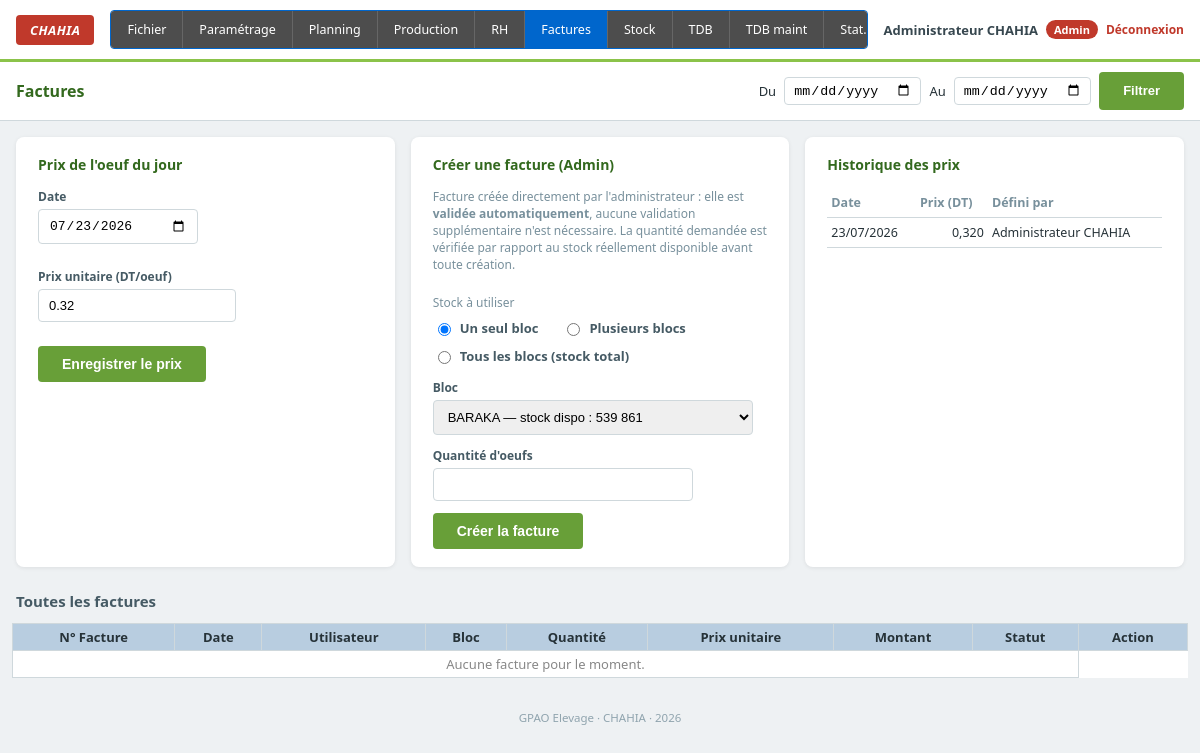
The app's page /facture.php (signed in) with its own data.
### tables this page shows
CREATE TABLE prix_oeuf (
    id             INT AUTO_INCREMENT PRIMARY KEY,
    date_prix      DATE NOT NULL,
    prix_unitaire  DECIMAL(10,3) NOT NULL,
    defini_par     INT NULL,
    UNIQUE KEY uk_date_prix (date_prix),
    FOREIGN KEY (defini_par) REFERENCES utilisateurs(id) ON DELETE SET NULL
);

CREATE TABLE utilisateurs (
    id                  INT AUTO_INCREMENT PRIMARY KEY,
    nom_utilisateur     VARCHAR(50) NOT NULL,
    mot_de_passe_hash   VARCHAR(255) NOT NULL,
    nom_complet         VARCHAR(100) NOT NULL,
    telephone           VARCHAR(30) NULL,
    email               VARCHAR(150) NULL,
    fonction            VARCHAR(60) NULL DEFAULT 'Ouvrier responsable de bloc',
    role                ENUM('admin','utilisateur') NOT NULL DEFAULT 'utilisateur',
    bloc_id             INT NULL,
    actif               TINYINT(1) NOT NULL DEFAULT 1,
    UNIQUE KEY uk_nom_utilisateur (nom_utilisateur),
    UNIQUE KEY uk_bloc_id (bloc_id),
    FOREIGN KEY (bloc_id) REFERENCES blocs(id) ON DELETE SET NULL
);

### includes/auth.php (called while the page is built, shortened)
<?php
function utilisateurConnecte(): ?array
{
    return $_SESSION['user'] ?? null;
}
function estConnecte(): bool
{
    return isset($_SESSION['user']);
}
function estAdmin(): bool
{
    return estConnecte() && $_SESSION['user']['role'] === 'admin';
}

### functions.php (called while the page is built, shortened)
<?php
function getPrixOeufJour(PDO $pdo, string $date): ?float
{
    $stmt = $pdo->prepare("SELECT prix_unitaire FROM prix_oeuf WHERE date_prix = ?");
    $stmt->execute([$date]);
    $v = $stmt->fetchColumn();
    return $v === false ? null : (float)$v;
}
function getStockBloc(PDO $pdo, int $blocId): array
{
    $stmt = $pdo->prepare("
        SELECT COALESCE(SUM(s.production_totale), 0) AS total
        FROM saisies s
        JOIN batiments b ON b.id = s.batiment_id
        WHERE b.bloc_id = ?
    ");
    $stmt->execute([$blocId]);
    $productionTotale = (float)$stmt->fetchColumn();
    $stmt = $pdo->prepare("
        SELECT COALESCE(SUM(quantite), 0) FROM factures
        WHERE bloc_id = ? AND statut IN ('en_attente','validee')
    ");
    $stmt->execute([$blocId]);
    $quantiteFacturee = (float)$stmt->fetchColumn();
    return [
        'production_totale'  => $productionTotale,
        'quantite_facturee'  => $quantiteFacturee,
        'stock_disponible'   => max(0, $productionTotale - $quantiteFacturee),
    ];
}
function getStockTousBlocs(PDO $pdo): array
{
    $blocs = $pdo->query("SELECT * FROM blocs ORDER BY nom")->fetchAll();
    $out = [];
    foreach ($blocs as $b) {
        $stock = getStockBloc($pdo, (int)$b['id']);
        $out[] = array_merge($b, $stock);
    }
    return $out;
}

### facture.php (the view, shortened to what this page needs)
<?php
require_once 'config.php';
require_once 'includes/auth.php';
require_once 'functions.php';
$activePage = 'facture';
$prixAujourdhui = getPrixOeufJour($pdo, date('Y-m-d'));
$historiquePrix = $pdo->query("SELECT p.*, u.nom_complet FROM prix_oeuf p LEFT JOIN utilisateurs u ON u.id = p.defini_par ORDER BY date_prix DESC LIMIT 15")->fetchAll();
$debutFacture   = $_GET['debut'] ?? '';
$finFacture     = $_GET['fin']   ?? '';
$filtreActif    = $debutFacture !== '' || $finFacture !== '';
if (estAdmin()) {
    $sql = "
        SELECT f.*, u.nom_complet, b.nom AS bloc_nom
        FROM factures f
        JOIN utilisateurs u ON u.id = f.utilisateur_id
        JOIN blocs b ON b.id = f.bloc_id
    ";
    $params = [];
    $sql .= ' ORDER BY f.date_facture DESC, f.id DESC';
    if (!$filtreActif) { $sql .= ' LIMIT 100'; }
    $stmt = $pdo->prepare($sql);
    $stmt->execute($params);
    $factures = $stmt->fetchAll();
}
$stocksBlocsAdmin = estAdmin() ? getStockTousBlocs($pdo) : [];
require_once 'includes/header.php';
?>
<div class="page-header">
    <h1>Factures</h1>
    <form method="get" class="date-filter no-print">
        <label for="debut">Du</label>
        <input type="date" id="debut" name="debut" value="<?= htmlspecialchars($debutFacture) ?>">
        <label for="fin">Au</label>
        <input type="date" id="fin" name="fin" value="<?= htmlspecialchars($finFacture) ?>">
        <button type="submit" class="btn-saisie">Filtrer</button>
    </form>
</div>
<div class="cards-row no-print">
<?php if (estAdmin()): ?>
    <div class="card">
        <h3>Prix de l'oeuf du jour</h3>
        <form method="post" class="form-inline">
            <div class="form-group">
                <label for="date_prix">Date</label>
                <input type="date" id="date_prix" name="date_prix" value="<?= date('Y-m-d') ?>">
            </div>
            <div class="form-group">
                <label for="prix_unitaire">Prix unitaire (DT/oeuf)</label>
                <input type="number" id="prix_unitaire" name="prix_unitaire" step="0.001" min="0" required
                       value="<?= $prixAujourdhui !== null ? $prixAujourdhui : '' ?>">
            </div>
            <button type="submit" class="btn-submit">Enregistrer le prix</button>
        </form>
    </div>
    <div class="card" style="width:100%;">
        <h3>Créer une facture (Admin)</h3>
        <p class="hint" style="padding:0 0 8px;">Facture créée directement par l'administrateur : elle est <b>validée automatiquement</b>, aucune validation supplémentaire n'est nécessaire. La quantité demandée est vérifiée par rapport au stock réellement disponible avant toute création.</p>
        <form method="post" id="formFactureAdmin">
            <label class="hint" style="padding:0;">Stock à utiliser</label>
            <div class="radio-list">
                <label><input type="radio" name="mode_bloc" value="unique" checked onchange="majModeFactureAdmin()"> Un seul bloc</label>
                <label><input type="radio" name="mode_bloc" value="multi" onchange="majModeFactureAdmin()"> Plusieurs blocs</label>
                <label><input type="radio" name="mode_bloc" value="tous" onchange="majModeFactureAdmin()"> Tous les blocs (stock total)</label>
            </div>
            <div id="blocUniqueBox" class="form-group" style="max-width:320px;">
                <label for="bloc_unique">Bloc</label>
                <select id="bloc_unique" name="bloc_unique">
                    <?php foreach ($stocksBlocsAdmin as $b): ?>
                        <option value="<?= $b['id'] ?>"><?= htmlspecialchars($b['nom']) ?> — stock dispo : <?= fmtNum($b['stock_disponible']) ?></option>
                    <?php endforeach; ?>
                </select>
            </div>
            <div class="form-group" style="max-width:260px;">
                <label for="quantite_admin">Quantité d'oeufs</label>
                <input type="number" id="quantite_admin" name="quantite_admin" min="1" required>
            </div>
            <button type="submit" class="btn-submit" <?= $prixAujourdhui===null ? 'disabled' : '' ?>>Créer la facture</button>
        </form>
    </div>
<?php endif; ?>
    <div class="card">
        <h3>Historique des prix</h3>
        <table class="mini-table">
            <thead><tr><th>Date</th><th>Prix (DT)</th><th>Défini par</th></tr></thead>
            <tbody>
            <?php foreach ($historiquePrix as $p): ?>
                <tr>
                    <td><?= date('d/m/Y', strtotime($p['date_prix'])) ?></td>
                    <td class="num"><?= number_format($p['prix_unitaire'],3,',',' ') ?></td>
                    <td><?= htmlspecialchars($p['nom_complet'] ?? '-') ?></td>
                </tr>
            <?php endforeach; ?>
            </tbody>
        </table>
    </div>
</div>
<h2 class="section-title"><?= estAdmin() ? 'Toutes les factures' : 'Mes factures' ?></h2>
<div class="table-wrapper">
<table class="tdb">
<thead>
<tr>
    <th>N° Facture</th><th>Date</th>
    <?php if (estAdmin()): ?><th>Utilisateur</th><?php endif; ?>
    <th>Bloc</th><th>Quantité</th><th>Prix unitaire</th><th>Montant</th><th>Statut</th>
    <?php if (estAdmin()): ?><th class="no-print">Action</th><?php endif; ?>
</tr>
</thead>
<tbody>
<?php if (!$factures): ?>
    <tr><td colspan="8" style="text-align:center;color:#888;">Aucune facture pour le moment.</td></tr>
<?php endif; ?>
</tbody>
</table>
</div>
<?php require_once 'includes/footer.php'; ?>

### includes/header.php (shortened to what this page needs)
<?php
$activePage = $activePage ?? '';
$user = utilisateurConnecte();
$isAdmin = $user && $user['role'] === 'admin';
$navAdmin = [
    ['fichier',       'fichier.php',       'Fichier'],
    ['parametre',     'parametre.php',     'Paramétrage'],
    ['planning',      'planning.php',      'Planning'],
    ['production',    'production.php',    'Production'],
    ['rh',            'RH.php',            'RH'],
    ['facture',       'facture.php',       'Factures'],
    ['stock',         'stock.php',         'Stock'],
    ['tdb',           'TDB.php',           'TDB'],
    ['tdb_maint',     'TDB_maint.php',     'TDB maint'],
    ['stats_simple',  'stat_simple.php',   'Stat. simple'],
    ['stats_detail',  'stat_detail.php',   'Stat. détaillée'],
    ['historique',    'historique.php',    'Historique'],
    ['edition',       'edition.php',       'Reporting'],
];
$navUtilisateur = [
    ['tdb',           'TDB.php',           'Mon TDB'],
    ['production',    'production.php',    'Production'],
    ['rh',            'RH.php',            'RH'],
    ['stats_simple',  'stat_simple.php',   'Stat. simple'],
    ['stats_detail',  'stat_detail.php',   'Stat. détaillée'],
    ['facture',       'facture.php',       'Factures'],
    ['stock',         'stock.php',         'Stock'],
    ['historique',    'historique.php',    'Historique'],
    ['edition',       'edition.php',       'Reporting'],
];
$navItems = $isAdmin ? $navAdmin : $navUtilisateur;
?>
<!DOCTYPE html>
<html lang="fr">
<head>
<link rel="stylesheet" href="assets/style.css?v=<?= @filemtime(__DIR__ . '/../assets/style.css') ?: time() ?>">
</head>
<body>
<div class="topbar">
    <div class="logo-box">CHAHIA</div>
    <div class="nav-bar nav-bar-<?= $isAdmin ? 'admin' : 'user' ?>">
    <ul>
      <?php foreach ($navItems as [$key, $href, $label]): ?>
        <li><a href="<?= $href ?>" class="<?= $activePage === $key ? 'active' : '' ?>"><?= htmlspecialchars($label) ?></a></li>
      <?php endforeach; ?>
    </ul>
    </div>
    <?php if ($user): ?>
    <div class="user-box">
        <span class="user-name"><?= htmlspecialchars($user['nom_complet']) ?></span>
        <span class="user-role role-<?= $user['role'] ?>"><?= $isAdmin ? 'Admin' : 'Utilisateur' ?></span>
        <a href="logout.php" class="btn-logout">Déconnexion</a>
    </div>
    <?php endif; ?>
</div>

### assets/style.css (style rules this page uses)
:root { --vert: #8bc34a; --vert-fonce: #689f38; --bleu-entete: #b8cde0; --bleu-sous-entete: #d6e4ef; --bleu-total-centre: #a9c9e0; --bleu-total-societe: #7fa9cc; --rouge: #c62828; --vert-positif: #2e7d32; --gris-bord: #cfd8dc; --gris-ligne-alt: #f7f9fa; }
* { box-sizing: border-box; }
body { font-family: 'Segoe UI', Tahoma, Arial, sans-serif; margin: 0; background: #eef1f3; color: #263238; font-size: 13px; }
.topbar { display: flex; align-items: center; gap: 16px; background: #fff; padding: 10px 16px; border-bottom: 3px solid var(--vert); flex-wrap: wrap; }
.logo-box { background: #c0392b; color: #fff; font-weight: 800; font-style: italic; padding: 6px 14px; border-radius: 4px; letter-spacing: 0.5px; }
.nav-bar { flex: 1; background: #4d4d4d; border-radius: 4px; overflow-x: auto; }
.nav-bar ul { list-style: none; display: flex; margin: 0; padding: 0; }
.nav-bar ul li { border-right: 1px solid #666; }
.nav-bar ul li a { display: block; padding: 10px 16px; color: #fff; text-decoration: none; font-size: 12.5px; white-space: nowrap; transition: 0.2s; }
.nav-bar ul li a.active { background: #0066cc; }
.nav-bar-admin { border: 1px solid #0066cc; }
.nav-bar-admin ul li a.active { background: #0066cc; }
.user-box { display: flex; align-items: center; gap: 8px; white-space: nowrap; }
.user-name { font-weight: 600; color: #37474f; }
.user-role { font-size: 11px; padding: 2px 8px; border-radius: 10px; font-weight: 700; color: #fff; }
.user-role.role-admin { background: #c0392b; }
.btn-logout { color: #c0392b; text-decoration: none; font-weight: 600; font-size: 12px; }
.page-header { display: flex; align-items: center; justify-content: space-between; flex-wrap: wrap; gap: 10px; background: #fff; padding: 10px 16px; border-bottom: 1px solid var(--gris-bord); }
.page-header h1 { font-size: 16px; margin: 0; color: #33691e; }
.date-filter { display: flex; align-items: center; gap: 8px; flex-wrap: wrap; }
.date-filter select, .date-filter input { padding: 4px 8px; border: 1px solid var(--gris-bord); border-radius: 4px; }
.btn-saisie { background: var(--vert-fonce); color: #fff; text-decoration: none; padding: 10px 24px; border-radius: 4px; font-weight: 700; white-space: nowrap; display: inline-block; border: none; cursor: pointer; font-size: 13px; text-align: center; line-height: 1.4; }
.table-wrapper { overflow-x: auto; padding: 12px; }
table.tdb { border-collapse: collapse; width: 100%; min-width: 900px; background: #fff; }
table.tdb th, table.tdb td { border: 1px solid var(--gris-bord); padding: 4px 6px; text-align: left; white-space: nowrap; }
table.tdb thead tr th { background: var(--bleu-entete); text-align: center; font-weight: 700; }
td.num, th.num { text-align: right; font-variant-numeric: tabular-nums; }
.form-group label { display: block; font-size: 12px; font-weight: 600; color: #455a64; margin-bottom: 4px; }
.form-group input, .form-group select { width: 100%; padding: 8px 10px; border: 1px solid var(--gris-bord); border-radius: 4px; font-size: 13px; }
.btn-submit { background: var(--vert-fonce); color: #fff; border: none; padding: 10px 24px; border-radius: 4px; font-weight: 700; cursor: pointer; font-size: 14px; }
.cards-row { display: flex; flex-wrap: wrap; gap: 16px; padding: 16px; }
.card { background: #fff; border-radius: 8px; padding: 18px 22px; box-shadow: 0 1px 4px rgba(0,0,0,0.08); flex: 1; min-width: 280px; }
.card h3 { margin: 0 0 14px; color: #33691e; font-size: 14px; }
.card .form-group { margin-bottom: 12px; }
.form-inline { display: flex; flex-wrap: wrap; align-items: end; gap: 12px; }
.form-inline .form-group { min-width: 160px; }
.section-title { padding: 0 16px; margin: 8px 0 0; color: #455a64; font-size: 15px; }
.mini-table { width: 100%; border-collapse: collapse; font-size: 12.5px; }
.mini-table td, .mini-table th { padding: 6px 4px; border-bottom: 1px solid var(--gris-bord); }
.mini-table thead th { text-align: left; color: #78909c; font-weight: 700; }
.hint { padding: 0 16px; color: #78909c; font-size: 12px; }
.radio-list { display: flex; flex-wrap: wrap; gap: 10px 24px; margin: 8px 0 14px; }
.radio-list label { display: flex; align-items: center; gap: 6px; font-size: 13px; font-weight: 600; color: #455a64; white-space: nowrap; }
.radio-list input[type="radio"] { width: auto; }

### records on screen
prix_oeuf: defini_par.nom_complet "Administrateur CHAHIA", prix_unitaire "0.32", date_prix "23/07/2026", prix_unitaire "0,320"

### other values on screen
$label "Fichier"
$label "Paramétrage"
$label "Planning"
$label "Production"
$label "RH"
$label "Factures"
$label "Stock"
$label "TDB"
$label "TDB maint"
$label "Stat.…"
form field bloc_unique "BARAKA — stock dispo : 539 861"
